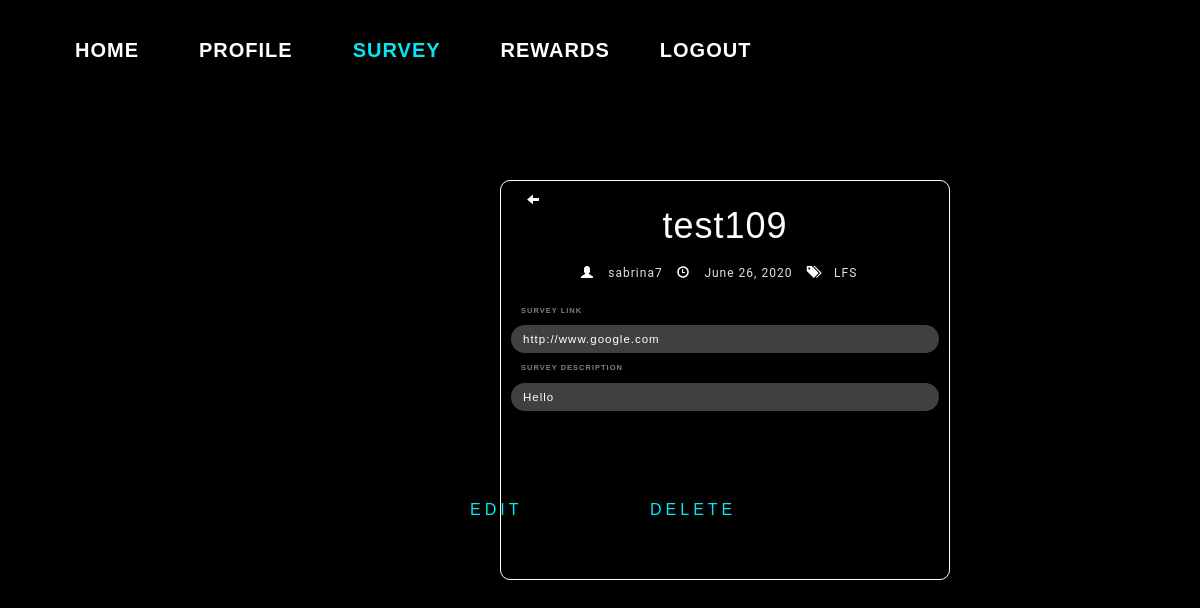
/tracksurvey/survey/10/, run on the app's committed database.
### survey/models.py (models this page shows, shortened)
class UploadSurvey(models.Model):
    user = models.ForeignKey(to=User, null=True, on_delete=models.SET_NULL,blank=True)
    uploadDate = models.DateField(default=timezone.now)
    surveytitle = models.CharField('Survey Title', max_length=100)
    surveylink = models.URLField('Survey Link', max_length=200)
    surveydescription = models.CharField('Survey Description',
        max_length=5000,
        help_text="Include your survey dscription here!")
    surveycategory_choices = [
    ('EDN','Education'),
    ('HTC','Healthcare'),
    ('LFS','Lifestyle'),
    ('NUS','NUS-Related'),
    ('OTH','Others')]
    surveycategory = models.CharField('Survey Category',choices=surveycategory_choices, max_length=100, default='OTH')
    gender_filter=models.ManyToManyField(GenderFilter,blank=True)
    singaporean_filter=models.ManyToManyField(SingaporeanFilter, blank=True)
    faculty_filter=models.ManyToManyField(FacultyFilter,blank=True)
    year_filter=models.ManyToManyField(YearFilter,blank=True)
    residential_filter=models.ManyToManyField(ResidentialFilter, blank=True)

### survey/views.py (the view)
# urls.py: path('tracksurvey/survey/<int:pk>/', SurveyDetailView.as_view() , name='tracksurvey-detail'),
class SurveyDetailView(DetailView):
    model=UploadSurvey

### survey/templates/survey/uploadsurvey_detail.html (shortened to what this page needs)
{% extends "survey/base.html" %}
{% load static %}
{% block css %}
<link rel="stylesheet" type="text/css" href="{% static 'survey/uploadsurvey_detail.css'%}">
<link rel="stylesheet" type="text/css" href="{% static 'survey/uploadsurvey.css'%}">
<link rel="stylesheet" type="text/css" href="{% static 'accounts/profile.css'%}">
{% endblock %}
{% block navbar %}
<div class="nav_box">
<header class="navbarheader">
<div class=nav>
  <ul class=navbarlist>
    <a href="{% url 'survey:dashboard' %}" role="button">Home</a>
    <a href="{% url 'accounts:profile' %}" role="button">Profile</a>
    <a href="{% url 'survey:survey' %}" role="button" class="active">Survey</a>
    <a href="{% url 'survey:shoprewards' %}" role="button" >Rewards</a>
    <a href="{% url 'logout' %}" id="logout">Logout</a>
  </ul>
</div>
</header>
</div>
{% endblock %}
{% block body_block %}
{% load widget_tweaks %}
<div class=detail-box>
<h1> {{object.surveytitle}} </h1>
<div>
    <ul class="utility-list">
      <span class="glyphicon glyphicon-user" aria-hidden="true" style="color:white"> </span>
      <li class="user">{{object.user}}</li>
      <span class="glyphicon glyphicon-time" aria-hidden="true" style="color:white"> </span>
      <li class="date">{{object.uploadDate}}</li>
      <span class="glyphicon glyphicon-tags" aria-hidden="true" style="color:white"> </span>
      <li class="tags">{{object.surveycategory}}</li>
    </ul>
</div>
  <div class=form-row>
    <label for="surveylink" class="login__label"> Survey Link </label>
    <div class="surveylinkbutton">
    {{object.surveylink}}
    </div>
  </div>
  <div class=form-row>
    <label for="surveydescription" class="login__label"> Survey Description </label>
    <div class="surveylinkbutton">
        {{object.surveydescription}}
    </div>
  </div>
  <div class="box">
    <a href="{% url 'survey:updatesurvey' object.id %}" id="edit-button">
        Edit
    </a>
</div>
<div class="box">
    <a href="{% url 'survey:deletesurvey' object.id %}" id="delete-button">
        Delete
    </a>
</div>
<div class="back">
    <button onclick=history.back() class="back-button"><span class="glyphicon glyphicon-arrow-left" aria-hidden="true" style="color:white"> </span></button>
</div>
</div>
{% endblock %}

### survey/static/survey/base.css (style rules this page uses)
html { height: 100%; }
body { background: #000000; margin: auto; font-family: "Trebuchet MS", monospace; }
div { padding:5px; }

### survey/static/survey/nav.css (style rules this page uses)
.navbarheader { color: white; display: flex; align-items: center; justify-content: center; overflow: hidden; display: flex; align-items: center; justify-content: center; flex-direction: row; height:100px; position:fixed; }
.navbarlist { display: flex; list-style-type: none; }
.navbarlist a { margin: 10px 30px; position: relative; color: white; font-family: 'Oswald', sans-serif; font-size: 20px; font-weight: bold; text-transform: uppercase; text-decoration: none; }
.navbarlist a:before { position: absolute; bottom: -2px; content: ''; width: 100%; height: 3px; background: #03e9f4; transform: translateX(-100%); opacity: 0; }
.navbarlist .active { color: #03e9f4; }
#logout { margin-left: 20px; }

### survey/static/survey/uploadsurvey_detail.css (style rules this page uses)
.detail-box { width: 450px; height: 400px; margin-left: 500px; margin-top:50px; border: 1px solid white; border-radius: 10px; }
h1 { color:white; text-align:center; }
.utility-list { list-style-type: none; font-size:12px; margin-left:30px; }
.utility-list li { margin: 5px -10px 5px 0; padding: 0 20px 0 30px; display: inline-block; color: #dce3e7; font-family: 'Roboto', sans-serif; }
.utility-list li.user { margin-left:-20px; }
.utility-list li.date { margin-left:-20px; }
.utility-list li.tags { margin-left:-20px; }
.surveylinkbutton { color: white; font-size: 1.15rem; width: 100%; padding: .5rem 1rem; border: 2px solid transparent; outline: none; border-radius: 1.5rem; background-color: rgba(255, 255, 255, 0.25); letter-spacing: 1px; }
#edit-button { position: absolute; margin-top:70px; margin-left: -150px; }
#delete-button { position: absolute; margin-top:70px; margin-left: 30px; }
.back { position: relative; margin-top:-230px; left:10px; font-size: 12px; }
.back-button { background-color: black; border: none; }

### accounts/static/accounts/profile.css (style rules this page uses)
body { background-color: black; font-family: 'Montserrat', sans-serif; font-size: 16px; line-height: 1.25; letter-spacing: 1px; }
* { box-sizing: border-box; transition: .25s all ease; }
.login__label { display: block; padding-left: 1rem; }
.login__label, .login__label--checkbox { color: rgba(255, 255, 255, 0.5); text-transform: uppercase; font-size: .75rem; margin-bottom: 1rem; }
.box { position: absolute; top: 50%; left: 50%; padding: 0px; transform: translate(-50%, -50%); background: rgba(0, 0, 0, 0.753); box-sizing: border-box; box-shadow: 0 15px 25px rgba(0,0,0,.6); border-radius: 0px; margin-top: 20px; }
.box a { display: inline-block; padding: 10px 20px; color: #03e9f4; font-size: 16px; text-decoration: none; text-transform: uppercase; overflow: hidden; transition: .5s; letter-spacing: 4px }

### data on the page
UploadSurvey: surveytitle "test109", user "sabrina7", uploadDate "June 26, 2020", surveycategory "LFS", surveylink "http://www.google.com", surveydescription "Hello"
